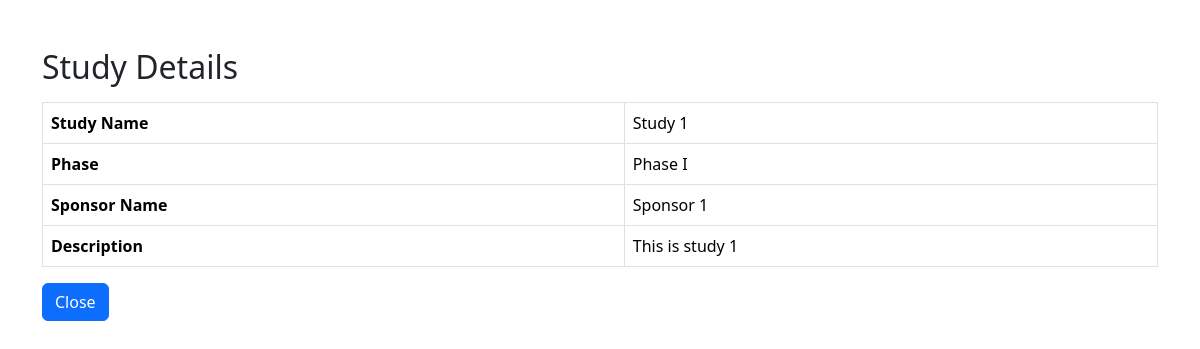
The page /viewStudy/15/ on the database its author committed.
### home/models.py (models this page shows, shortened)
class study(models.Model):
    name = models.CharField(max_length=122)
    phase = models.CharField(max_length=122)
    sponsorName = models.CharField(max_length=122)
    description = models.TextField()

### home/views.py (the view)
# urls.py: path("viewStudy/<int:id>/", views.viewStudy, name='viewStudy'),
def viewStudy(request, id):
    Study = get_object_or_404(study, id=id)
    context = {
        'study': Study
    }
    return render(request, 'viewStudy.html', context)

### templates/viewStudy.html (shortened to what this page needs)
<!DOCTYPE html>
<html lang="en">
<head>
    <link href="https://cdn.jsdelivr.net/npm/bootstrap@5.3.3/dist/css/bootstrap.min.css" rel="stylesheet">
</head>
<body>
    <div class="container mt-5">
        <h2>Study Details</h2>
        <table class="table table-bordered mt-3">
            <tbody>
                <tr>
                    <th>Study Name</th>
                    <td>{{ study.name }}</td>
                </tr>
                <tr>
                    <th>Phase</th>
                    <td>{{ study.phase }}</td>
                </tr>
                <tr>
                    <th>Sponsor Name</th>
                    <td>{{ study.sponsorName }}</td>
                </tr>
                <tr>
                    <th>Description</th>
                    <td>{{ study.description }}</td>
                </tr>
            </tbody>
        </table>
        <a href="/" class="btn btn-primary">Close</a>
    </div>
</body>
</html>

### rows shown on the page
study: name "Study 1", phase "Phase I", sponsorName "Sponsor 1", description "This is study 1"
